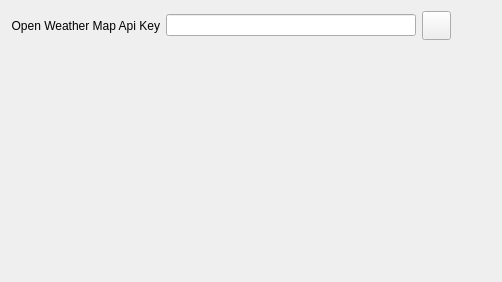
     <widget class="QWidget" name="tabApiKeys">
      <attribute name="title">
       <string>API Keys</string>
      </attribute>
      <layout class="QVBoxLayout" name="verticalLayout_4">
       <item>
        <layout class="QHBoxLayout" name="horizontalLayout_43">
         <item>
          <widget class="QLabel" name="labelOpenWeatherMapKey">
           <property name="text">
            <string>Open Weather Map Api Key</string>
           </property>
           <property name="alignment">
            <set>Qt::AlignmentFlag::AlignRight|Qt::AlignmentFlag::AlignTrailing|Qt::AlignmentFlag::AlignVCenter</set>
           </property>
          </widget>
         </item>
         <item>
          <widget class="QLineEdit" name="lineEditOpenWeatherMapKey">
           <property name="minimumSize">
            <size>
             <width>250</width>
             <height>0</height>
            </size>
           </property>
           <property name="maximumSize">
            <size>
             <width>300</width>
             <height>16777215</height>
            </size>
           </property>
           <property name="inputMethodHints">
            <set>Qt::InputMethodHint::ImhSensitiveData</set>
           </property>
           <property name="inputMask">
            <string notr="true"/>
           </property>
           <property name="text">
            <string/>
           </property>
          </widget>
         </item>
         <item>
          <widget class="QPushButton" name="pushButtonShowOpenWeatherMapKey">
           <property name="minimumSize">
            <size>
             <width>29</width>
             <height>29</height>
            </size>
           </property>
           <property name="maximumSize">
            <size>
             <width>29</width>
             <height>29</height>
            </size>
           </property>
           <property name="toolTip">
            <string>&lt;html&gt;&lt;head/&gt;&lt;body&gt;&lt;p&gt;Click to show the API key.&lt;/p&gt;&lt;/body&gt;&lt;/html&gt;</string>
           </property>
           <property name="inputMethodHints">
            <set>Qt::InputMethodHint::ImhNone</set>
           </property>
           <property name="text">
            <string/>
           </property>
           <property name="checkable">
            <bool>true</bool>
           </property>
          </widget>
         </item>
         <item>
          <spacer name="horizontalSpacer_11">
           <property name="orientation">
            <enum>Qt::Orientation::Horizontal</enum>
           </property>
           <property name="sizeHint" stdset="0">
            <size>
             <width>40</width>
             <height>20</height>
            </size>
           </property>
          </spacer>
         </item>
        </layout>
       </item>
       <item>
        <spacer name="verticalSpacer_6">
         <property name="orientation">
          <enum>Qt::Orientation::Vertical</enum>
         </property>
         <property name="sizeHint" stdset="0">
          <size>
           <width>20</width>
           <height>231</height>
          </size>
         </property>
        </spacer>
       </item>
      </layout>
     </widget>
